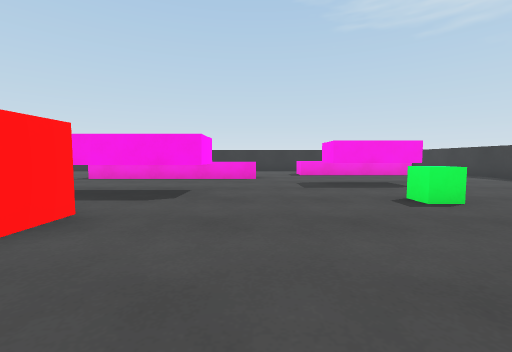
[1] (above)

14 first-person views from a walk through a 3-D level made in the Unity game engine. The camera is 0.62 m above the floor, tilts 4° down and sees 90° across. The floor is counted in squares, 1 m on a side. Each view is taken from the middle of a square. On the plan, view 1 faces up. The plan holds only what a view shows up to about 9 squares ahead; the rest is blank. The place goes on beyond the plan.

[2]
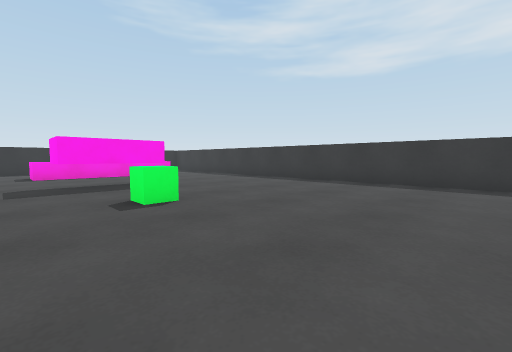

[3]
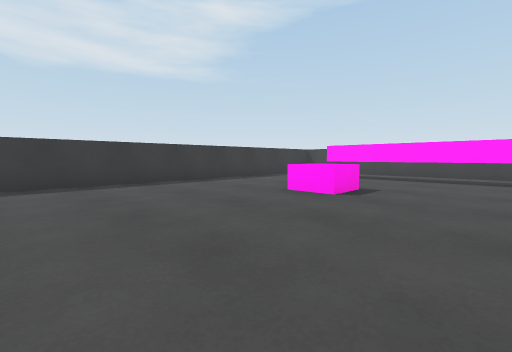

[4]
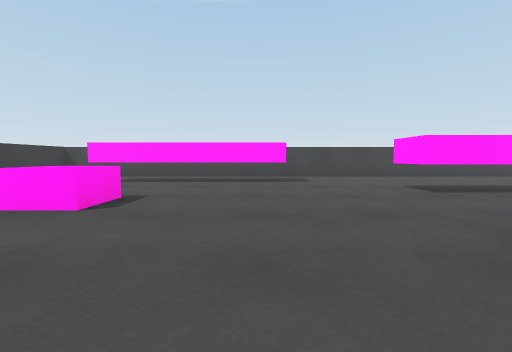

[5]
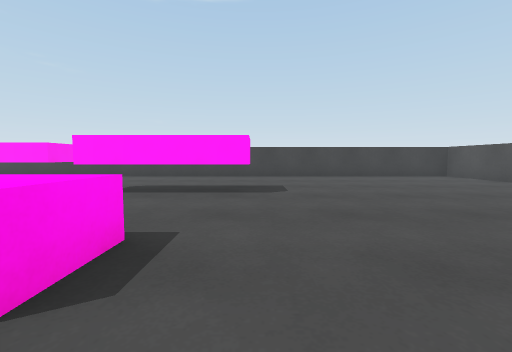

[6]
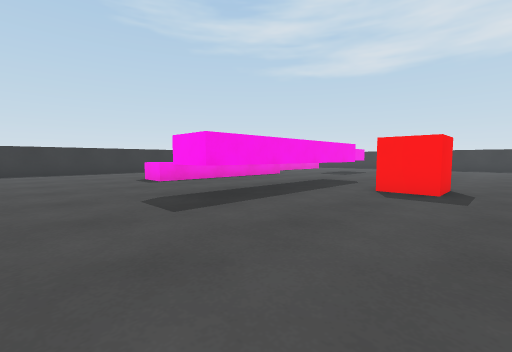

[7]
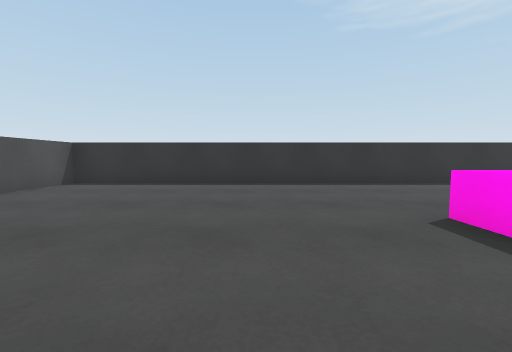

[8]
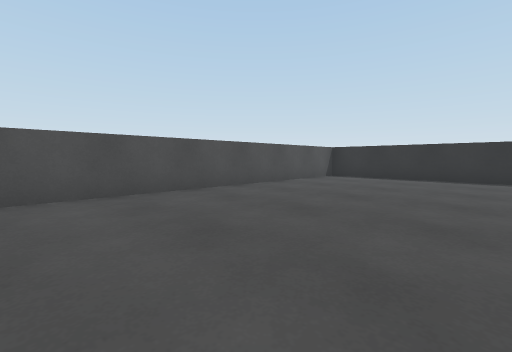

[9]
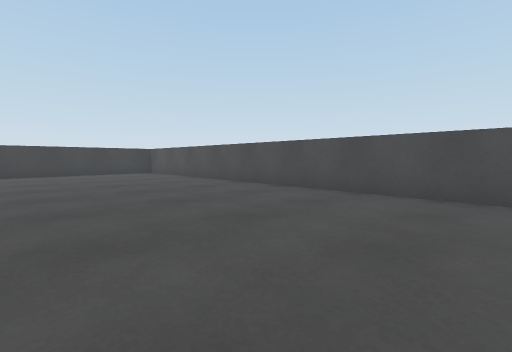

[10]
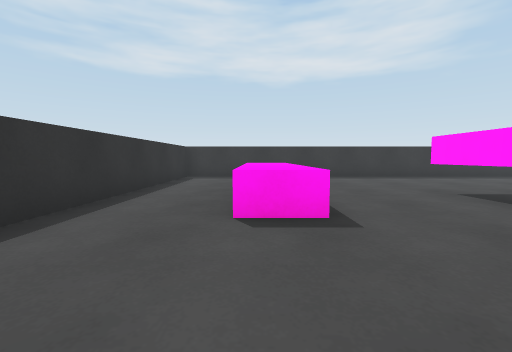

[11]
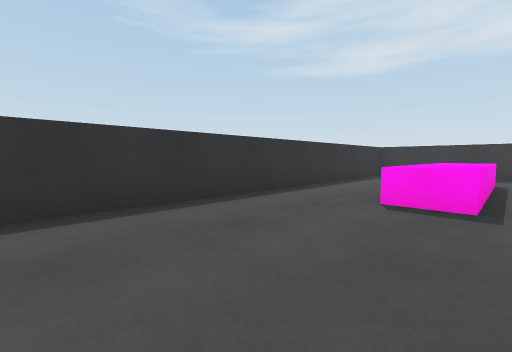

[12]
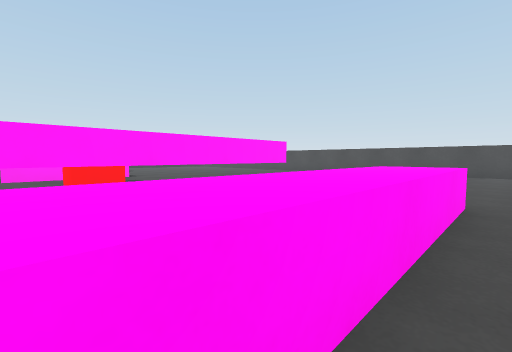

[13]
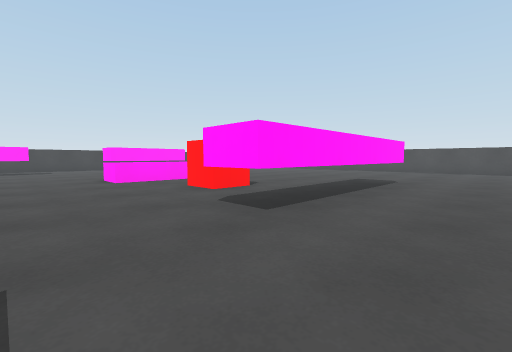

[14]
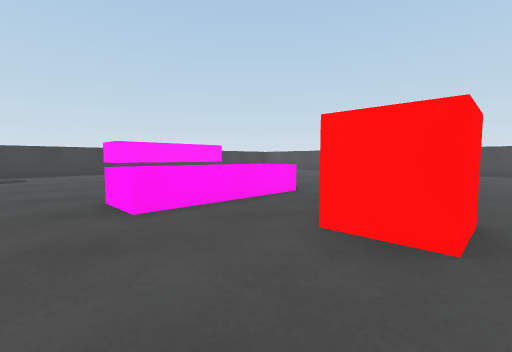

### Floor plan
Key: @ floor where view 1 was taken; # wall or solid block; . floor; ^ raised ledge; T thing the floor can be seen under or through; C green cube; R red cube.
Columns run from 12 left of view 1 to 8 right of it. Each row starts with its distance up from view 1.
 13 #####################
 12 #...................#
 11 #...................#
 10 #.............^^^^  #
  9 #.............^^^^..#
  8 #......^^^^^^.......#
  7 #.............##....#
  6 #.............##....#
  5 #......TTTTT........#
  4 #......TTTTT...C....#
  3 #........RR.........#
  2 #........RR.........#
  1 #...................#
  0 #.......^^^^@.......#
 -1 #.......^^^^........#
 -2 #..............^^...#
 -3 #..............^^...#
 -4 #.......TTT...... ..#
 -5 #................  .#
 -6 #............TTTTT  #
 -7 #.................  #
 -8 #####################

Where each view was taken, in squares from view 1:
view 1: 0 up, 0 right, facing up
view 2: 0 up, 1 right, facing up-right
view 3: 2 up, 1 right, facing down-right
view 4: 1 up, 1 right, facing down
view 5: 1 up, 5 left, facing down
view 6: 1 up, 8 left, facing up-right
view 7: 6 up, 7 left, facing up
view 8: 4 up, 7 left, facing up-left
view 9: 3 up, 7 left, facing down-left
view 10: 10 up, 1 left, facing right
view 11: 9 up, 2 left, facing up-right
view 12: 9 up, 1 left, facing down-left
view 13: 7 up, 1 right, facing down-left
view 14: 3 up, 0 right, facing down-left
